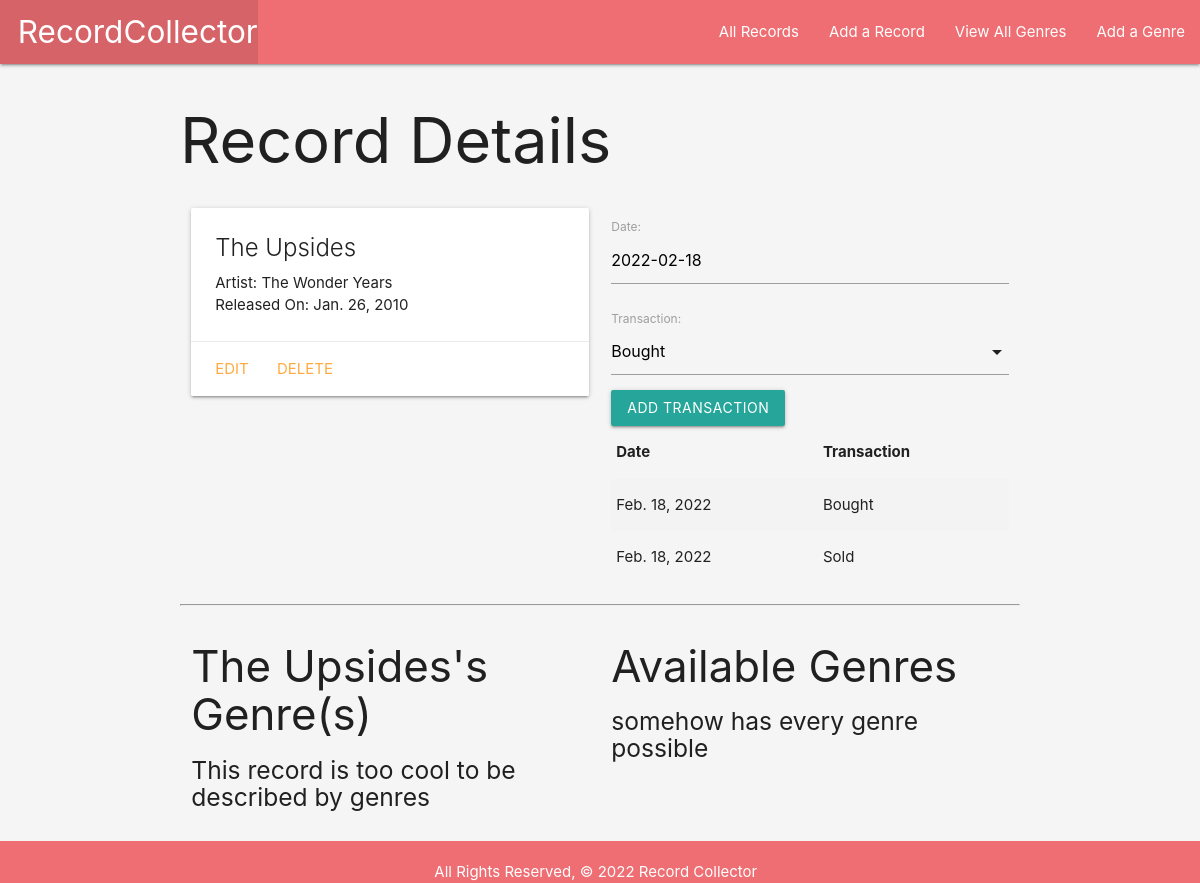
Page /records/6 on the earlier database version.
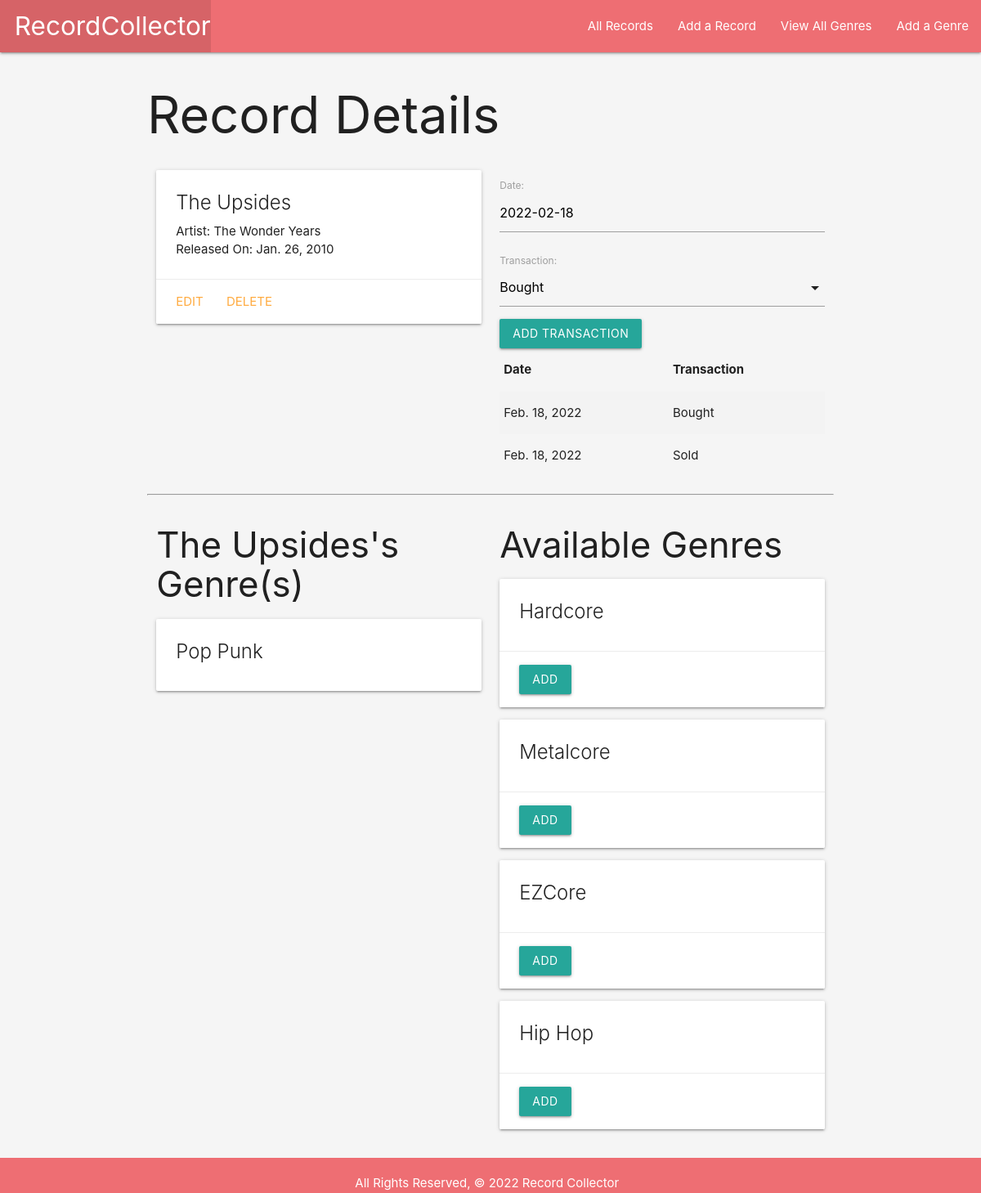
Same page on the later database version.
### main_app/models.py (models this page shows, shortened)
class Market(models.Model):
    date = models.DateField('date')
    transaction = models.CharField(
        max_length=1,
        choices=TRANSACTIONS,
        default=TRANSACTIONS[0][0]
    )
    record = models.ForeignKey(Record, on_delete=models.CASCADE)
    class Meta:
        ordering = ['-date']

class Genre(models.Model):
    name = models.CharField(max_length=100)

### main_app/views.py (the view)
# urls.py: path('records/<int:record_id>', views.records_detail, name='detail'),
def records_detail(request, record_id):
    record = Record.objects.get(id=record_id)
    genres_record_doesnt_have = Genre.objects.exclude(id__in = record.genres.all().values_list('id'))
    market_form = MarketForm()
    return render(request,'records/detail.html',{
        'record': record, 'market_form': market_form,
        'genres': genres_record_doesnt_have
    })

### main_app/forms.py
class MarketForm(ModelForm):
    class Meta:
        model = Market
        fields = ['date', 'transaction']

### main_app/templates/records/detail.html (shortened to what this page needs)
{% extends 'base.html' %} {% block content %}
<h1>Record Details</h1>
<div class="row">
  <div class="col s6">
    <div class="card">
      <div class="card-content">
        <span class="card-title">{{ record.title }}</span>
        <p>Artist: {{ record.artist }}</p>
        <p>Released On: {{ record.release_date }}</p>
      </div>
      <div class="card-action">
        <a href="{% url 'records_update' record.id %}">Edit</a>
        <a href="{% url 'records_delete' record.id %}">Delete</a>
      </div>
    </div>
  </div>
  <div class="col s6">
    <form action="{% url 'add_market' record.id %}" method="post">
      {% csrf_token %} {{ market_form.as_p }}
      <input type="submit" class="btn" value="Add Transaction" />
    </form>
    <table class="striped">
      <thead>
        <tr>
          <th>Date</th>
          <th>Transaction</th>
        </tr>
      </thead>
      <tbody>
        {% for market in record.market_set.all %}
        <tr>
          <td>{{market.date}}</td>
          <td>{{market.get_transaction_display}}</td>
        </tr>
        {% endfor %}
      </tbody>
    </table>
  </div>
</div>
<hr />
<div class="row">
  <div class="col s6">
    <h3>{{ record.title }}'s Genre(s)</h3>
    {% if record.genres.count %} {% for genre in record.genres.all %}
    <div class="card">
      <div class="card-content">
        <span class="card-title">
          {{genre.name }}
        </span>
      </div>
    </div>
    {% endfor %} {% else %}
    <h5>This record is too cool to be described by genres</h5>
    {% endif %}
  </div>
  <div class="col s6">
    <h3>Available Genres</h3>
    {% if genres.count %}
      {% for genre in genres.all %}
        <div class="card">
          <div class="card-content">
            <span class="card-title">
             {{ genre.name }}
            </span>
          </div>
          <div class="card-action">
            <form action="{% url 'assoc_genre' record.id genre.id %}" method="post">
              <button type="submit" class="btn">Add</button>
            </form>
          </div>
        </div>
      {% endfor %}
    {% else %}
      <h5>{{cat.name}} somehow has every genre possible</h5>
    {% endif %}
  </div>
</div>
{% endblock %}

Differences in the rows shown:
added Genre: name "Pop Punk", shown under "The Upsides's Genre(s)"
added Genre: name "Hardcore", shown under "Available Genres"
added Genre: name "Metalcore", shown under "Available Genres"
added Genre: name "EZCore", shown under "Available Genres"
added Genre: name "Hip Hop", shown under "Available Genres"
Other differences:
text no longer shown: "This record is too cool to be described by genres somehow has every genre possible"
